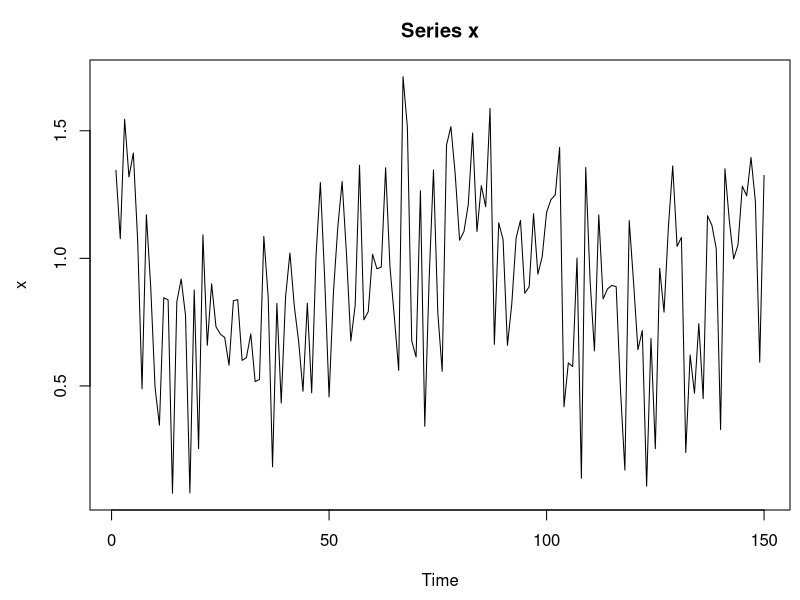
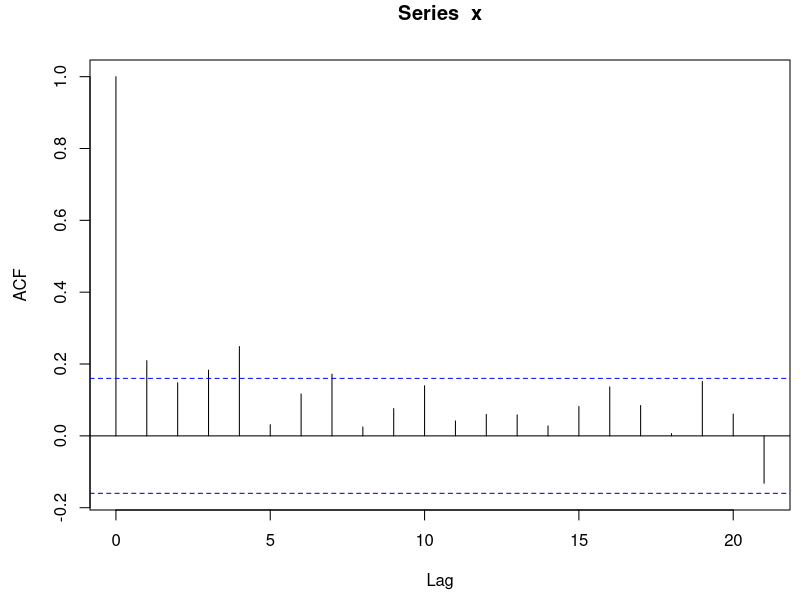
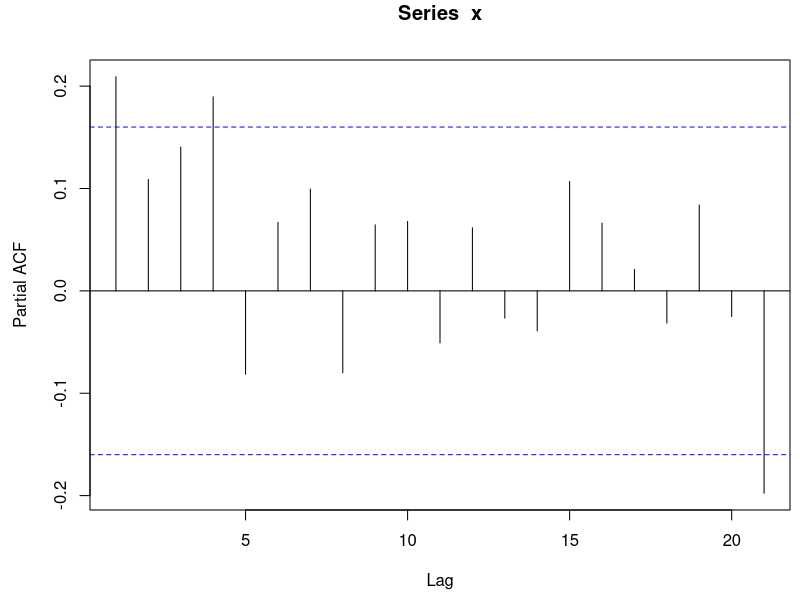
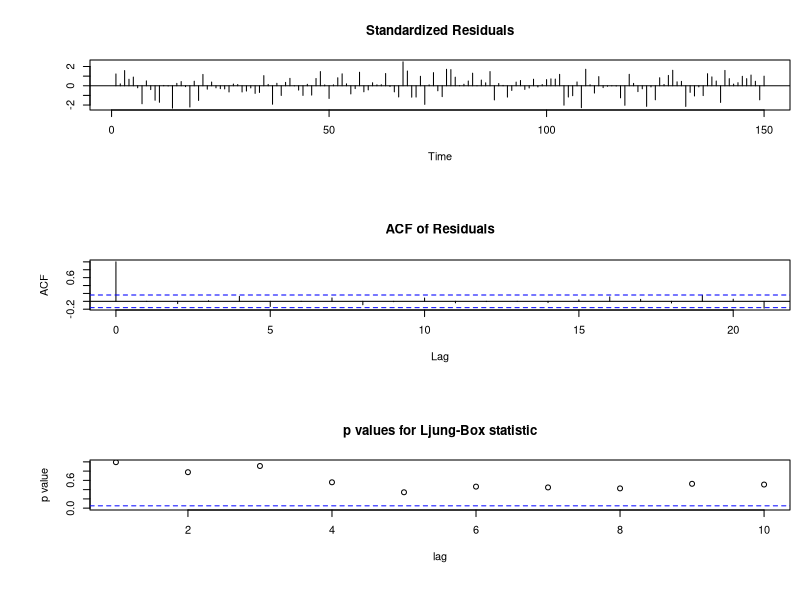

Generate these figures, in order, with R:
x <- treering[1:150]
x <- ts(x)
par(mai=c(0.9,0.9, 0.6, 0.1))
plot(x, main = 'Series x')
acf(x)
pacf(x)
savePlot("tree_pacf", type='eps')

arima(x, order = c(1,0,0))
arima(x, order = c(2,0,0))
arima(x, order = c(0,0,1))
arima(x, order = c(1,0,1))
arima(x, order = c(2,0,1))
arima(x, order = c(0,0,2))
arima(x, order = c(1,0,2))
arima(x, order = c(2,0,2))

x.arima <- arima(x, order = c(1,0,1))
AIC(x.arima)
BIC(x.arima)
AIC(x.arima, k = log(length(x)))

c <- x.arima$coef
sd <-sqrt(diag(x.arima$var.coef)) 
A <- rbind(c, c - 2*sd, c + 2*sd) 
rownames(A) <- c("coef", "lwr", "upr")
A
 
res <- x.arima$residuals
Box.test(res, lag = 10, fitdf = 2)
Box.test(res, type = "Ljung", lag = 10, fitdf = 2)

tsdiag(x.arima)

savePlot("tsdiag", type="eps")

x.pre <- predict(x.arima, n.ahead = 10); x.pre
lines(x.pre$pred, lty=5, col=2)
lines(x.pre$pred - x.pre$se, lty=5, col=2)
lines(x.pre$pred + x.pre$se, lty=5, col=2)

y <- treering[151:160]
y <- ts(y, start = 151)
lines(y, col=4)



